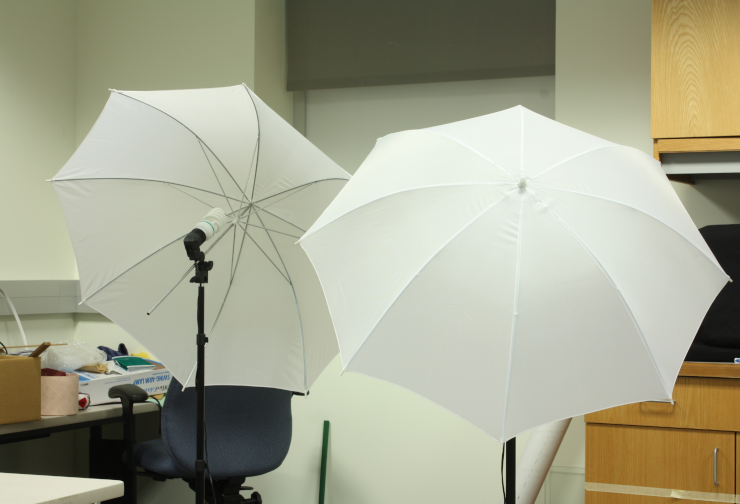
#> input picture COMP61342 Computer Vision/Practical Assignment/python_snippets/coursework/3_stereo_imagery/umbrellaL.png, 740 x 504 px
$ python stereo_imagery.py
#> lines starting #> are read from the running program, lines starting #| are printed output that depends on the picture
import cv2
import numpy as np
import matplotlib.pyplot as plt
import sys
# disparity.py
def getDisparityMap(imL, imR, numDisparities, blockSize):
    stereo = cv2.StereoBM_create(numDisparities=numDisparities, blockSize=blockSize)

    disparity = stereo.compute(imL, imR)
    disparity = disparity - disparity.min() + 1  # Add 1 so we don't get a zero depth, later
    disparity = disparity.astype(
        np.float32) / 16.0  # Map is fixed point int with 4 fractional bits    return disparity # floating point image
    return disparity

# ================================================

# ================================================
def plot(disparity):
    # This just plots some sample points.  Change this function to
    # plot the 3D reconstruction from the disparity map and other values
    x = []
    y = []
    z = []
    height, width = disparity.shape

    baseline = 174.019  # mm
    doffs = 114.291  # resolution
    focus_len = 5806.559  # resolution

    for r in range(height):
        for c in range(width):
            if(disparity[r][c]<0.1): continue
            depth = baseline * focus_len / (disparity[r][c] + doffs)
            z += [depth]
            x += [c / focus_len * depth - baseline/2]
            y += [r / focus_len * depth]
    # Plt depths
    ax = plt.axes(projection='3d')
    ax.scatter(x, y, z, 'green', 1)

    # Labels
    ax.set_xlabel('x')
    ax.set_ylabel('y')
    ax.set_zlabel('z')

    # plt.savefig('myplot.pdf', bbox_inches='tight') # Can also specify an image, e.g. myplot.png
    plt.show()

def change(x):
    num = cv2.getTrackbarPos("num", "Disparity") * 16
    blockSize = (int)(cv2.getTrackbarPos("blockSize", "Disparity") / 2) * 2 + 1
    if (blockSize < 5):
        blockSize = 5
        # Get disparity map
    disparity = getDisparityMap(imgL, imgR, num, blockSize)

    disparityImg = np.interp(disparity, (disparity.min(), disparity.max()), (0.0, 1.0))
    cv2.imshow('Disparity', disparityImg)
    print(num, " ", blockSize)
    # plot(disparity)

if __name__ == '__main__':
    # 60 150
    minVal = 60
    maxVal = 150
    # Load left image
    filename = "umbrellaL.png"
    imgL = cv2.imread(filename, cv2.IMREAD_GRAYSCALE)
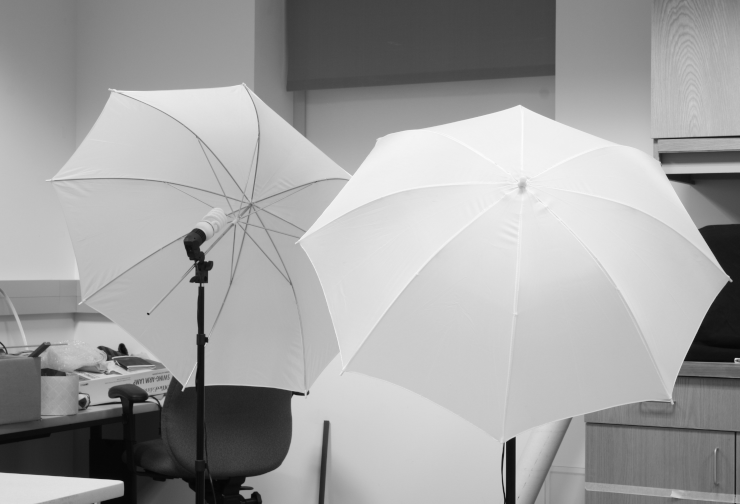
#> imgL: shape (504, 740); min 5, max 252, mean 161.7
    imgL = cv2.Canny(imgL,minVal,maxVal)
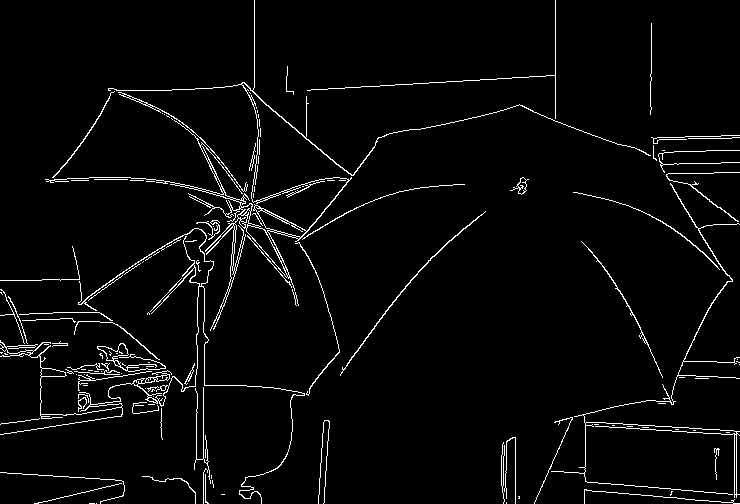
#> imgL: shape (504, 740); 3.4% white in thin lines or dots
    cv2.imwrite('umbrellaL_edge.png',imgL)
    #
    if imgL is None:
        print('\nError: failed to open {}.\n'.format(filename))
        sys.exit()

    # Load right image
    filename = 'umbrellaR.png'
    imgR = cv2.imread(filename, cv2.IMREAD_GRAYSCALE)
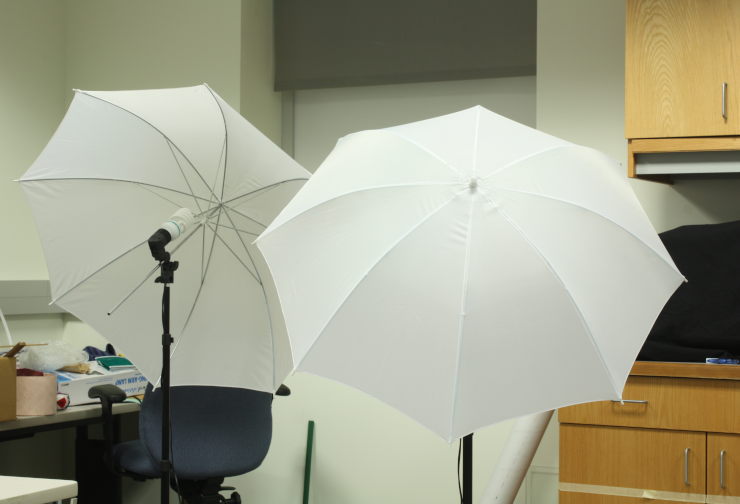
#> input picture COMP61342 Computer Vision/Practical Assignment/python_snippets/coursework/3_stereo_imagery/umbrellaR.png, 740 x 504 px
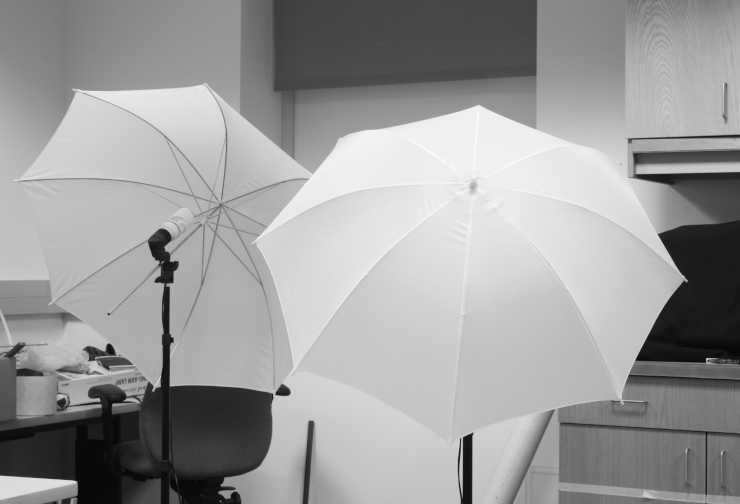
#> imgR: shape (504, 740); min 7, max 250, mean 155.8
    imgR = cv2.Canny(imgR,minVal,maxVal)
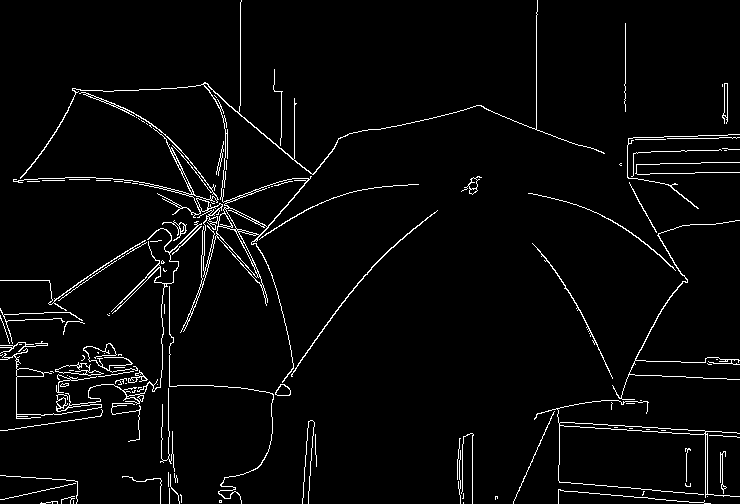
#> imgR: shape (504, 740); 3.4% white in thin lines or dots
    cv2.imwrite('umbrellaR_edge.png', imgR)
    #
    if imgR is None:
        print('\nError: failed to open {}.\n'.format(filename))
        sys.exit()

    # Create a window to display the image in
    cv2.namedWindow('Disparity', cv2.WINDOW_NORMAL)

    disparity = getDisparityMap(imgL, imgR, 80, 5)
#> in getDisparityMap, `disparity = stereo.compute(imL, imR)`:
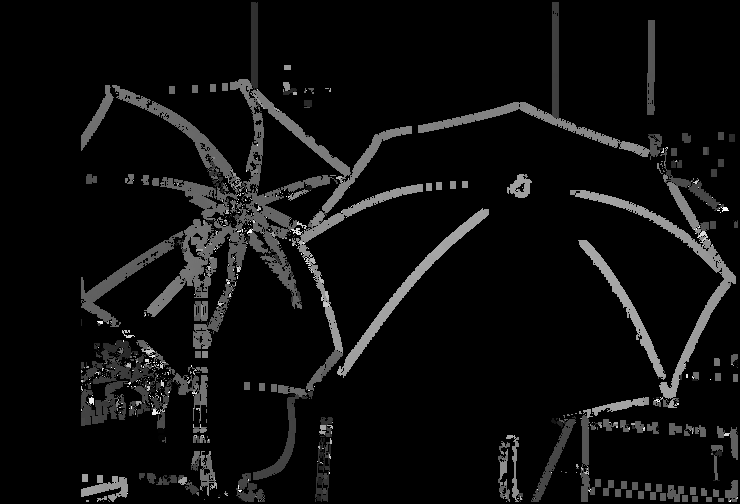
#> disparity: shape (504, 740) int16; min -16, max 1264, mean 55.5; drawn with min black and max white

    disparityImg = np.interp(disparity, (disparity.min(), disparity.max()), (0.0, 1.0))

    cv2.imshow('Disparity', disparityImg)  # Show initial image
    cv2.createTrackbar('num', 'Disparity', 2, 10, change)
    cv2.createTrackbar('blockSize', 'Disparity', 0, 31, change)

    plot(disparity)
#> after the loop in plot, `for r in range(height):`: x = 47107 items
#> in plot, `plt.show()`:
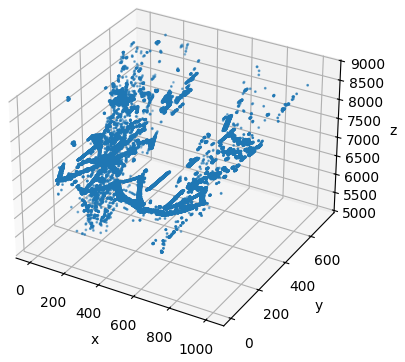
#> figure drawn by matplotlib, 1 panel

    while True:
        key = cv2.waitKey(1)
#> (key Esc is pressed here)
        if key == ord(' ') or key == 27:
            break

    cv2.destroyAllWindows()
